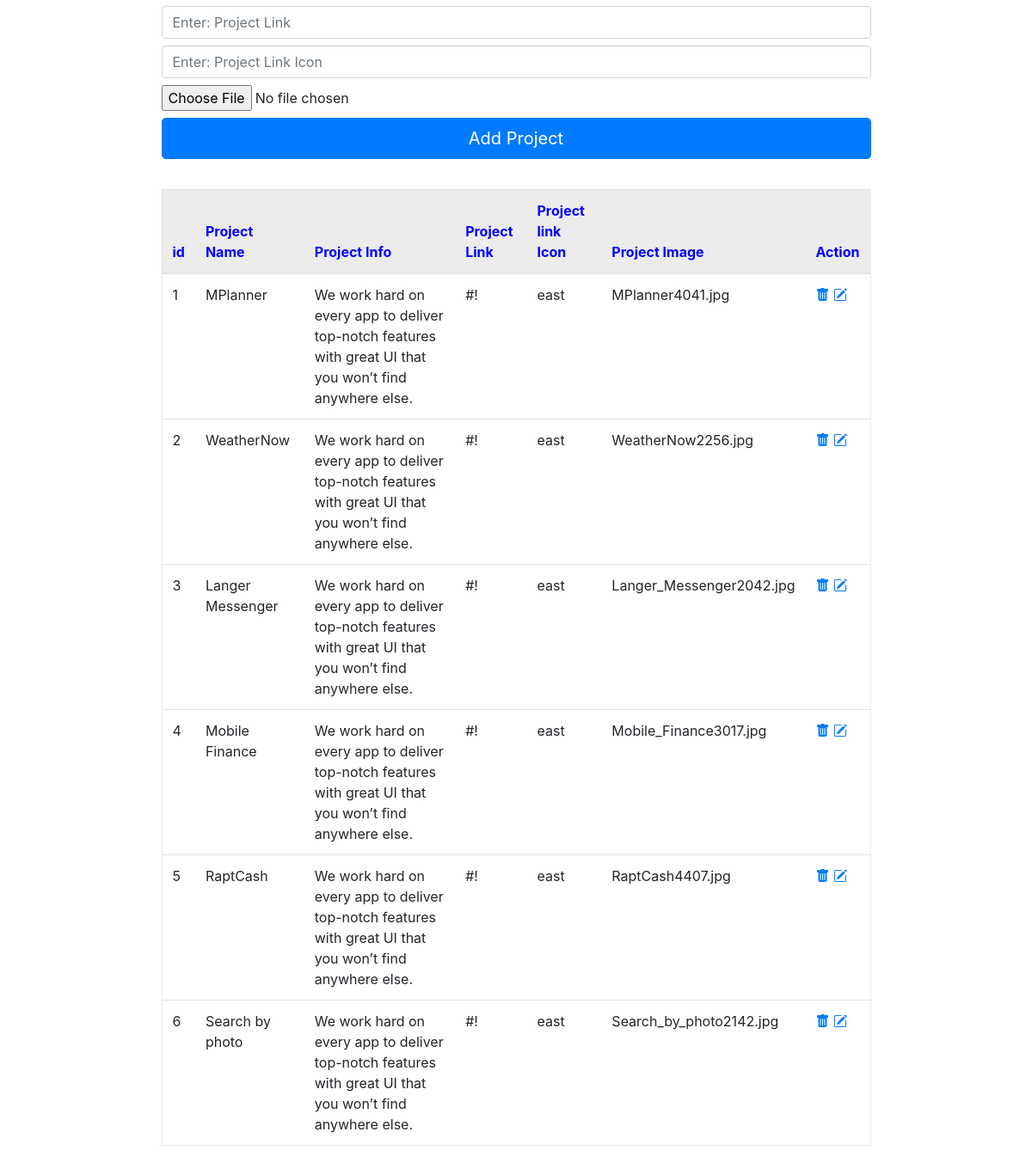
Page /admin/projectboxAdd (lower part) on the earlier database version.
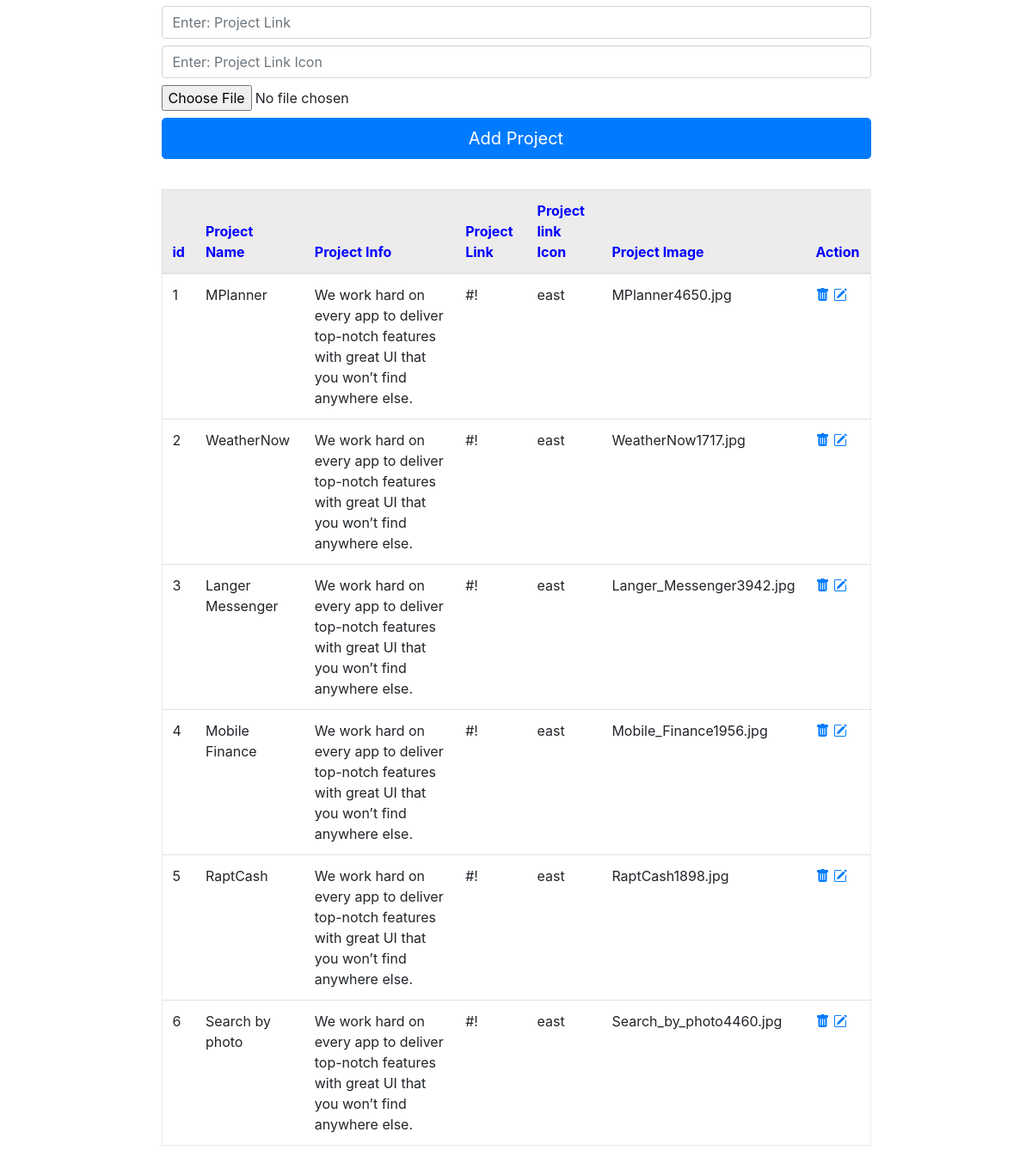
Same page on the later database version.
### app/models.py (models this page shows)
class ProjectBox(db.Model):
    id=db.Column(db.Integer,primary_key=True)
    project_name=db.Column(db.String(255))
    project_info=db.Column(db.String(255))
    project_link=db.Column(db.String(255))
    project_link_icon=db.Column(db.String(255))
    project_img=db.Column(db.String(255))

### admin/routes.py (the view, shortened to what this page needs)
@app.route("/admin/projectboxAdd", methods=['GET', 'POST'])
def projectboxAdd():
    form=ProjectBoxForm()
    projectboxs=ProjectBox.query.all()
    return render_template('admin/projectboxAdd.html',form=form, projectboxs=projectboxs)

### admin/forms.py
class ProjectBoxForm(FlaskForm):
    project_name=StringField('project_name')
    project_info=StringField('project_info')
    project_link=StringField('project_link')
    project_link_icon=StringField('project_link_icon')
    project_img=FileField('project_img')
    submit=SubmitField()

### app/templates/admin/projectboxAdd.html (shortened to what this page needs)
{% extends "admin/base.html" %}
{% block content %}
<div class="adminright">
    <div class="container">
        <div class="row d-flex justify-content-center">
            <div class="col-9">
                <form action="{{url_for('projectboxAdd')}}" method='POST' enctype="multipart/form-data">
                    {{ form.project_link(class="form-control my-2",placeholder="Enter: Project Link")}}
                    {{ form.project_link_icon(class="form-control my-2",placeholder="Enter: Project Link Icon")}}
                    {{ form.project_img(class="form-control-file my-2")}}
                    {{ form.submit(value='Add Project',class='btn btn-primary btn-lg btn-block')}}
                </form>
            </div>
        </div>
    </div>
    <div class="container marg">
        <div class="row justify-content-center">
            <div class="col-9 ">
                <table class="table table-hover " style="margin:35px 0px; border:1px solid rgba(0,0,0,.075);">
                    <thead>
                        <tr style="background-color: rgba(0,0,0,.075); color:blue">
                            <th scope="col">id</th>
                            <th scope="col">Project Name</th>
                            <th scope="col">Project Info</th>
                            <th scope="col">Project Link</th>
                            <th scope="col">Project link Icon</th>
                            <th scope="col">Project Image</th>
                            <th scope="col">Action</th>
                        </tr>
                    </thead>
                    <tbody>
                        {% for projectbox in projectboxs %}
                        <tr>
                            <td scope="row">{{projectbox.id}}</td>
                            <td>{{projectbox.project_name}}</td>
                            <td>{{projectbox.project_info}}</td>
                            <td>{{projectbox.project_link}}</td>
                            <td>{{projectbox.project_link_icon}}</td>
                            <td>{{projectbox.project_img}}</td>
                            <td>
                                <a href="{{url_for('projectboxDelete', id=projectbox.id)}}"><i
                                        class="bi bi-trash-fill"></i></a>
                                <a href="{{url_for('projectboxUpdate', id=projectbox.id)}}"><i
                                        class="bi bi-pencil-square"></i></a>
                            </td>
                        </tr>
                        {% endfor %}
                    </tbody>
                </table>
            </div>
        </div>
    </div>
</div>
{% endblock %}

Differences in the rows shown:
changed ProjectBox "MPlanner": project_img "MPlanner4041.jpg" → "MPlanner4650.jpg"
changed ProjectBox "WeatherNow": project_img "WeatherNow2256.jpg" → "WeatherNow1717.jpg"
changed ProjectBox "Langer Messenger": project_img "Langer_Messenger2042.jpg" → "Langer_Messenger3942.jpg"
changed ProjectBox "Mobile Finance": project_img "Mobile_Finance3017.jpg" → "Mobile_Finance1956.jpg"
changed ProjectBox "RaptCash": project_img "RaptCash4407.jpg" → "RaptCash1898.jpg"
changed ProjectBox "Search by photo": project_img "Search_by_photo2142.jpg" → "Search_by_photo4460.jpg"
